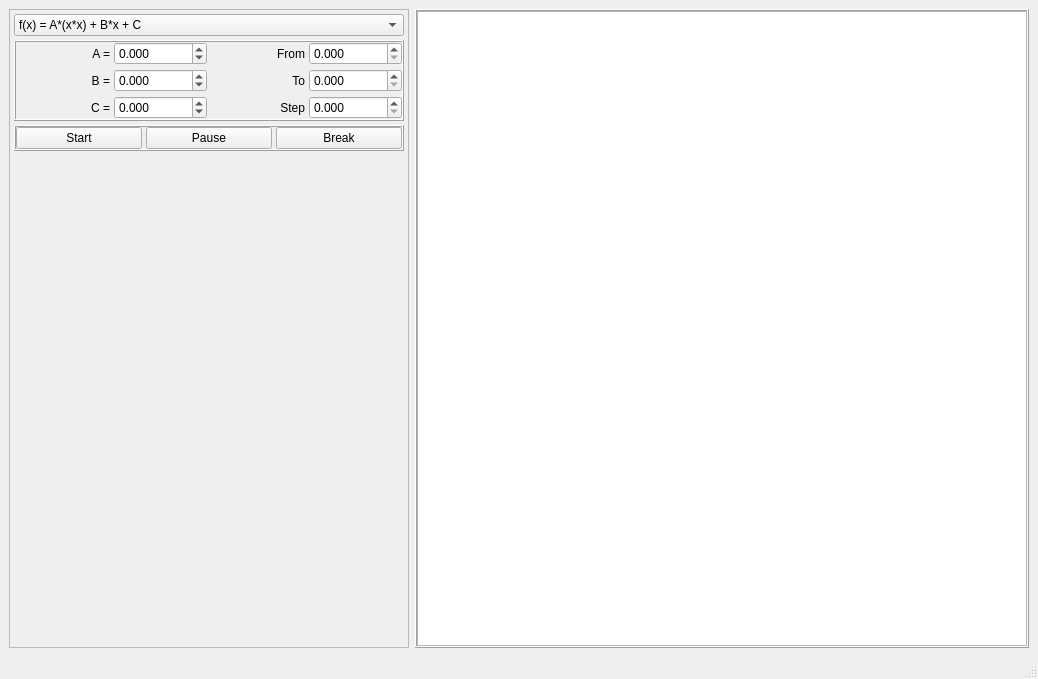
<?xml version="1.0" encoding="UTF-8"?>
<ui version="4.0">
 <class>MainWindow</class>
 <widget class="QMainWindow" name="MainWindow">
  <property name="geometry">
   <rect>
    <x>0</x>
    <y>0</y>
    <width>1038</width>
    <height>679</height>
   </rect>
  </property>
  <property name="windowTitle">
   <string>TestForProgrammer</string>
  </property>
  <widget class="QWidget" name="centralwidget">
   <layout class="QHBoxLayout" name="horizontalLayout">
    <item>
     <widget class="QFrame" name="controlFame">
      <property name="minimumSize">
       <size>
        <width>400</width>
        <height>0</height>
       </size>
      </property>
      <property name="maximumSize">
       <size>
        <width>400</width>
        <height>16777215</height>
       </size>
      </property>
      <property name="frameShape">
       <enum>QFrame::StyledPanel</enum>
      </property>
      <property name="frameShadow">
       <enum>QFrame::Sunken</enum>
      </property>
      <layout class="QVBoxLayout" name="verticalLayout">
       <property name="spacing">
        <number>4</number>
       </property>
       <property name="leftMargin">
        <number>4</number>
       </property>
       <property name="topMargin">
        <number>4</number>
       </property>
       <property name="rightMargin">
        <number>4</number>
       </property>
       <property name="bottomMargin">
        <number>4</number>
       </property>
       <item>
        <widget class="QComboBox" name="functionCombo">
         <item>
          <property name="text">
           <string>f(x) = A*(x*x) + B*x + C</string>
          </property>
         </item>
         <item>
          <property name="text">
           <string>f(x) = A * sin(x) + B * cos( C*x )</string>
          </property>
         </item>
         <item>
          <property name="text">
           <string>f(x) = A*log( B*x )</string>
          </property>
         </item>
         <item>
          <property name="text">
           <string>f(x) = A / ( sin(x*x) * B )</string>
          </property>
         </item>
        </widget>
       </item>
       <item>
        <widget class="QFrame" name="paramsFrame">
         <property name="frameShape">
          <enum>QFrame::Box</enum>
         </property>
         <property name="frameShadow">
          <enum>QFrame::Raised</enum>
         </property>
         <layout class="QGridLayout" name="gridLayout_2">
          <property name="leftMargin">
           <number>0</number>
          </property>
          <property name="topMargin">
           <number>0</number>
          </property>
          <property name="rightMargin">
           <number>0</number>
          </property>
          <property name="bottomMargin">
           <number>0</number>
          </property>
          <property name="spacing">
           <number>4</number>
          </property>
          <item row="0" column="1">
           <widget class="QDoubleSpinBox" name="aSpin">
            <property name="decimals">
             <number>3</number>
            </property>
            <property name="minimum">
             <double>-65535.000000000000000</double>
            </property>
            <property name="maximum">
             <double>65535.000000000000000</double>
            </property>
            <property name="value">
             <double>0.000000000000000</double>
            </property>
           </widget>
          </item>
          <item row="1" column="2">
           <widget class="QLabel" name="toLbl">
            <property name="minimumSize">
             <size>
              <width>24</width>
              <height>0</height>
             </size>
            </property>
            <property name="text">
             <string>To</string>
            </property>
            <property name="alignment">
             <set>Qt::AlignRight|Qt::AlignTrailing|Qt::AlignVCenter</set>
            </property>
           </widget>
          </item>
          <item row="2" column="0">
           <widget class="QLabel" name="cLbl">
            <property name="minimumSize">
             <size>
              <width>24</width>
              <height>0</height>
             </size>
            </property>
            <property name="text">
             <string>C =</string>
            </property>
            <property name="alignment">
             <set>Qt::AlignRight|Qt::AlignTrailing|Qt::AlignVCenter</set>
            </property>
           </widget>
          </item>
          <item row="0" column="0">
           <widget class="QLabel" name="aLbl">
            <property name="minimumSize">
             <size>
              <width>24</width>
              <height>0</height>
             </size>
            </property>
            <property name="text">
             <string>A =</string>
            </property>
            <property name="alignment">
             <set>Qt::AlignRight|Qt::AlignTrailing|Qt::AlignVCenter</set>
            </property>
           </widget>
          </item>
          <item row="1" column="0">
           <widget class="QLabel" name="bLbl">
            <property name="minimumSize">
             <size>
              <width>24</width>
              <height>0</height>
             </size>
            </property>
            <property name="text">
             <string>B =</string>
            </property>
            <property name="alignment">
             <set>Qt::AlignRight|Qt::AlignTrailing|Qt::AlignVCenter</set>
            </property>
           </widget>
          </item>
          <item row="1" column="1">
           <widget class="QDoubleSpinBox" name="bSpin">
            <property name="decimals">
             <number>3</number>
            </property>
            <property name="minimum">
             <double>-65535.000000000000000</double>
            </property>
            <property name="maximum">
             <double>65535.000000000000000</double>
            </property>
            <property name="value">
             <double>0.000000000000000</double>
            </property>
           </widget>
          </item>
          <item row="0" column="2">
           <widget class="QLabel" name="fromLbl">
            <property name="minimumSize">
             <size>
              <width>24</width>
              <height>0</height>
             </size>
            </property>
            <property name="text">
             <string>From</string>
            </property>
            <property name="alignment">
             <set>Qt::AlignRight|Qt::AlignTrailing|Qt::AlignVCenter</set>
            </property>
           </widget>
          </item>
          <item row="2" column="2">
           <widget class="QLabel" name="stepLbl">
            <property name="minimumSize">
             <size>
              <width>24</width>
              <height>0</height>
             </size>
            </property>
            <property name="text">
             <string>Step</string>
            </property>
            <property name="alignment">
             <set>Qt::AlignRight|Qt::AlignTrailing|Qt::AlignVCenter</set>
            </property>
           </widget>
          </item>
          <item row="2" column="1">
           <widget class="QDoubleSpinBox" name="cSpin">
            <property name="decimals">
             <number>3</number>
            </property>
            <property name="minimum">
             <double>-65535.000000000000000</double>
            </property>
            <property name="maximum">
             <double>65535.000000000000000</double>
            </property>
            <property name="value">
             <double>0.000000000000000</double>
            </property>
           </widget>
          </item>
          <item row="0" column="3">
           <widget class="QDoubleSpinBox" name="fromSpin">
            <property name="decimals">
             <number>3</number>
            </property>
            <property name="minimum">
             <double>0.000000000000000</double>
            </property>
            <property name="maximum">
             <double>65535.000000000000000</double>
            </property>
           </widget>
          </item>
          <item row="1" column="3">
           <widget class="QDoubleSpinBox" name="toSpin">
            <property name="decimals">
             <number>3</number>
            </property>
            <property name="minimum">
             <double>0.000000000000000</double>
            </property>
            <property name="maximum">
             <double>65535.000000000000000</double>
            </property>
            <property name="value">
             <double>0.000000000000000</double>
            </property>
           </widget>
          </item>
          <item row="2" column="3">
           <widget class="QDoubleSpinBox" name="stepSpin">
            <property name="decimals">
             <number>3</number>
            </property>
            <property name="minimum">
             <double>0.000000000000000</double>
            </property>
            <property name="maximum">
             <double>65535.000000000000000</double>
            </property>
            <property name="value">
             <double>0.000000000000000</double>
            </property>
           </widget>
          </item>
         </layout>
        </widget>
       </item>
       <item>
        <widget class="QFrame" name="buttonFrame">
         <property name="frameShape">
          <enum>QFrame::Box</enum>
         </property>
         <property name="frameShadow">
          <enum>QFrame::Raised</enum>
         </property>
         <layout class="QHBoxLayout" name="horizontalLayout_2">
          <property name="spacing">
           <number>4</number>
          </property>
          <property name="leftMargin">
           <number>0</number>
          </property>
          <property name="topMargin">
           <number>0</number>
          </property>
          <property name="rightMargin">
           <number>0</number>
          </property>
          <property name="bottomMargin">
           <number>0</number>
          </property>
          <item>
           <widget class="QPushButton" name="startBtn">
            <property name="text">
             <string>Start</string>
            </property>
           </widget>
          </item>
          <item>
           <widget class="QPushButton" name="pauseBtn">
            <property name="text">
             <string>Pause</string>
            </property>
            <property name="checkable">
             <bool>true</bool>
            </property>
           </widget>
          </item>
          <item>
           <widget class="QPushButton" name="breakBtn">
            <property name="text">
             <string>Break</string>
            </property>
           </widget>
          </item>
         </layout>
        </widget>
       </item>
       <item>
        <spacer name="verticalSpacer">
         <property name="orientation">
          <enum>Qt::Vertical</enum>
         </property>
         <property name="sizeHint" stdset="0">
          <size>
           <width>20</width>
           <height>40</height>
          </size>
         </property>
        </spacer>
       </item>
      </layout>
     </widget>
    </item>
    <item>
     <widget class="QFrame" name="graphFrame">
      <property name="frameShape">
       <enum>QFrame::Box</enum>
      </property>
      <property name="frameShadow">
       <enum>QFrame::Raised</enum>
      </property>
      <layout class="QGridLayout" name="gridLayout">
       <property name="leftMargin">
        <number>0</number>
       </property>
       <property name="topMargin">
        <number>0</number>
       </property>
       <property name="rightMargin">
        <number>0</number>
       </property>
       <property name="bottomMargin">
        <number>0</number>
       </property>
       <property name="spacing">
        <number>4</number>
       </property>
       <item row="0" column="0">
        <widget class="QtCharts::QChartView" name="chartView">
         <property name="contextMenuPolicy">
          <enum>Qt::ActionsContextMenu</enum>
         </property>
         <property name="frameShape">
          <enum>QFrame::StyledPanel</enum>
         </property>
         <property name="verticalScrollBarPolicy">
          <enum>Qt::ScrollBarAlwaysOff</enum>
         </property>
         <property name="horizontalScrollBarPolicy">
          <enum>Qt::ScrollBarAlwaysOff</enum>
         </property>
         <property name="sizeAdjustPolicy">
          <enum>QAbstractScrollArea::AdjustToContents</enum>
         </property>
         <property name="sceneRect">
          <rectf>
           <x>0.000000000000000</x>
           <y>0.000000000000000</y>
           <width>886.000000000000000</width>
           <height>494.000000000000000</height>
          </rectf>
         </property>
         <property name="renderHints">
          <set>QPainter::Antialiasing|QPainter::HighQualityAntialiasing|QPainter::TextAntialiasing</set>
         </property>
         <property name="cacheMode">
          <set>QGraphicsView::CacheBackground</set>
         </property>
         <property name="rubberBandSelectionMode">
          <enum>Qt::ContainsItemBoundingRect</enum>
         </property>
        </widget>
       </item>
      </layout>
     </widget>
    </item>
   </layout>
  </widget>
  <widget class="QStatusBar" name="statusbar"/>
 </widget>
 <customwidgets>
  <customwidget>
   <class>QtCharts::QChartView</class>
   <extends>QGraphicsView</extends>
   <header location="global">QtCharts/QChartView&gt;
#include &lt;QtCharts/chartsnamespace.h</header>
  </customwidget>
 </customwidgets>
 <resources/>
 <connections/>
</ui>
